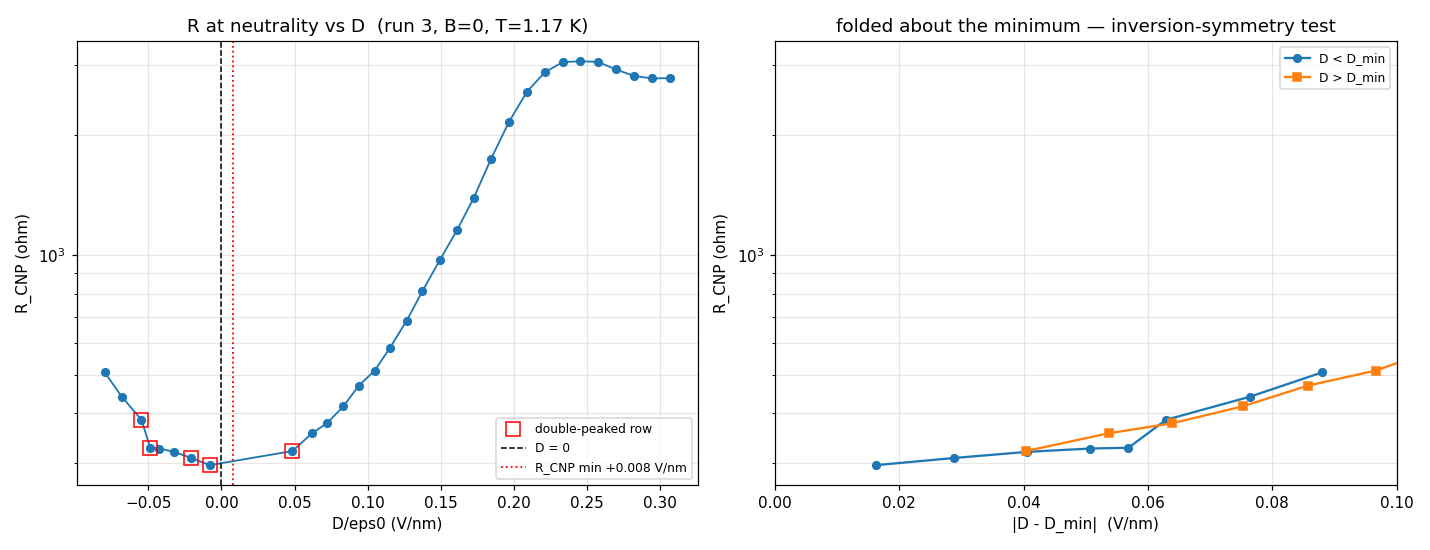

Source code (Python):
"""Robust R_CNP(D) and the inversion-symmetry test.

Improvements over a4's first pass:
  * parabolic sub-step interpolation of the CNP peak position/height
  * the CNP-line fit uses only rows where the ridge is UNAMBIGUOUS (high |D|,
    tall narrow peak), then extrapolates into the low-|D| region
  * propagates the fitted-slope uncertainty into the location of D = 0
  * explicit +D vs -D comparison at matched |D|
  * flags rows where the neutrality region is double-peaked
"""
from pathlib import Path

import numpy as np
import matplotlib
matplotlib.use("Agg")
import matplotlib.pyplot as plt
import scipy.constants as cst

from hera.analysis import open_run, fan_grids, resistance_grids, GateCalibration

here = Path(__file__).resolve().parent.parent
r = open_run(here / "data" / "3")
fan = fan_grids(r)
rg = resistance_grids(fan)
Vtg = fan.grid("k_2400_tg_volt")
Vbg = fan.slow
Rxx = np.abs(rg.R["sr1"])
nrows, nfast = Rxx.shape
dvtg = Vtg[0, 1] - Vtg[0, 0]

# ---- per-row peak: parabolic interpolation on the 3 points around argmax ----
kpk = np.argmax(Rxx, axis=1)
Vpk = np.empty(nrows)
Rpk = np.empty(nrows)
for i, k in enumerate(kpk):
    if 0 < k < nfast - 1:
        y0, y1, y2 = Rxx[i, k - 1], Rxx[i, k], Rxx[i, k + 1]
        den = (y0 - 2 * y1 + y2)
        d = 0.5 * (y0 - y2) / den if den != 0 else 0.0
        d = np.clip(d, -1, 1)
        Vpk[i] = Vtg[i, k] + d * dvtg
        Rpk[i] = y1 - 0.25 * (y0 - y2) * d
    else:
        Vpk[i], Rpk[i] = Vtg[i, k], Rxx[i, k]
edge = (kpk <= 1) | (kpk >= nfast - 2)

# ---- double-peak flag: a second local max within 80% of the main one --------
def n_strong_peaks(row, frac=0.80):
    m = row.max()
    pk = [j for j in range(1, nfast - 1)
          if row[j] > row[j - 1] and row[j] >= row[j + 1] and row[j] > frac * m]
    return len(pk)

npk = np.array([n_strong_peaks(Rxx[i]) for i in range(nrows)])

# ---- CNP-line fit on the UNAMBIGUOUS rows only ------------------------------
contrast = Rpk / np.median(Rxx, axis=1)
good = (~edge) & (npk == 1) & (contrast > 1.6)
print(f"rows total {nrows} | interior {(~edge).sum()} | single-peaked {(npk == 1).sum()} | "
      f"used for the line fit {good.sum()}")
print(f"rows flagged DOUBLE-peaked: {list(np.round(Vbg[npk > 1], 3))}")

A, cov = np.polyfit(Vbg[good], Vpk[good], 1, cov=True)
slope, icept = A
sl_err = np.sqrt(cov[0, 0])
ratio = -1.0 / slope                                   # c_tg / c_bg
ratio_err = abs(sl_err / slope ** 2) * ratio ** 0 / abs(slope) * 0 + abs(sl_err) / slope ** 2
cal_g = GateCalibration.from_thicknesses(9.5e-9, 11e-9, 0.0)
print(f"\nCNP line (strong rows): V_tg = {slope:+.5f}(+/-{sl_err:.5f})*V_bg {icept:+.5f}")
print(f"  measured c_tg/c_bg = {ratio:.4f} +/- {ratio_err:.4f}   "
      f"(geometry prior {cal_g.c_tg / cal_g.c_bg:.4f})")

cal_s = GateCalibration(c_tg=cal_g.c_tg, c_bg=cal_g.c_tg / ratio)
D = cal_s.displacement_field(Vpk, Vbg) * 1e-9
use = ~edge
o = np.argsort(D[use])
Dv, Rv, npv = D[use][o], Rpk[use][o], npk[use][o]

# where is D = 0 on the CNP line, and how uncertain is it?
Vtg_D0 = icept / (1.0 - slope * ratio) if abs(1.0 - slope * ratio) > 1e-9 else np.nan
# sensitivity of D_min location to the fitted ratio: recompute D with ratio +/- err
for rr, tag in ((ratio - ratio_err, "-1sig"), (ratio + ratio_err, "+1sig")):
    c2 = GateCalibration(c_tg=cal_g.c_tg, c_bg=cal_g.c_tg / rr)
    D2 = c2.displacement_field(Vpk, Vbg) * 1e-9
    print(f"  D of the R_CNP argmin with ratio {tag}: {D2[use][np.argmin(Rpk[use])]:+.4f} V/nm")

kmin = int(np.argmin(Rv))
sel = np.abs(Dv - Dv[kmin]) < 0.10
q = np.polyfit(Dv[sel], np.log10(Rv[sel]), 2)
D_min = -q[1] / (2 * q[0])
print(f"\nR_CNP min: argmin at D = {Dv[kmin]:+.4f} V/nm (R = {Rv[kmin]:.0f} ohm); "
      f"parabola on log10 R over {sel.sum()} pts -> D_min = {D_min:+.4f} V/nm")
print(f"R_CNP range {Rv.min():.0f} .. {Rv.max():.0f} ohm  ({Rv.max()/Rv.min():.1f}x)")
print(f"D covered: {Dv.min():+.4f} .. {Dv.max():+.4f} V/nm "
      f"(-D lever arm is {abs(Dv.min())/Dv.max():.2f} of +D)")

# ---- +D vs -D at matched |D| about the fitted minimum -----------------------
print(f"\nsymmetry about D_min = {D_min:+.4f} V/nm:")
dd = Dv - D_min
neg = dd < 0
print(f"  {'|dD|':>7}  {'R(-D)':>8}  {'R(+D)':>8}   ratio")
for target in (0.02, 0.04, 0.06, 0.08):
    if (-dd[neg]).max() < target:
        continue
    rn = np.interp(target, -dd[neg][::-1], Rv[neg][::-1])
    rp = np.interp(target, dd[~neg], Rv[~neg])
    print(f"  {target:7.3f}  {rn:8.0f}  {rp:8.0f}   {rp/rn:5.2f}")
print(f"  (per-point noise ~3 %; anything within ~1.1 is consistent with symmetric)")

fig, ax = plt.subplots(1, 2, figsize=(13, 5))
ax[0].plot(Dv, Rv, "o-", ms=5, lw=1.2, color="C0")
m2 = npv > 1
ax[0].plot(Dv[m2], Rv[m2], "s", ms=9, mfc="none", mec="r", label="double-peaked row")
ax[0].axvline(0, ls="--", c="k", lw=1.0, label="D = 0")
ax[0].axvline(D_min, ls=":", c="r", lw=1.2, label=f"R_CNP min {D_min:+.3f} V/nm")
ax[0].set_yscale("log"); ax[0].set_xlabel("D/eps0 (V/nm)"); ax[0].set_ylabel("R_CNP (ohm)")
ax[0].set_title("R at neutrality vs D  (run 3, B=0, T=1.17 K)")
ax[0].legend(fontsize=8); ax[0].grid(alpha=0.3, which="both")

ax[1].plot(np.abs(dd[neg]), Rv[neg], "o-", ms=5, label="D < D_min")
ax[1].plot(dd[~neg], Rv[~neg], "s-", ms=5, label="D > D_min")
ax[1].set_yscale("log"); ax[1].set_xlim(0, 0.10)
ax[1].set_xlabel("|D - D_min|  (V/nm)"); ax[1].set_ylabel("R_CNP (ohm)")
ax[1].set_title("folded about the minimum — inversion-symmetry test")
ax[1].legend(fontsize=8); ax[1].grid(alpha=0.3, which="both")
fig.tight_layout()
out = here / "hera_scratch" / "a4_symmetry.png"
fig.savefig(out, dpi=110)
print(f"\nwrote {out}")
np.savez(here / "hera_scratch" / "a4_symmetry.npz", D=Dv, R=Rv, npk=npv,
         ratio=ratio, ratio_err=ratio_err, D_min=D_min, slope=slope, icept=icept)
